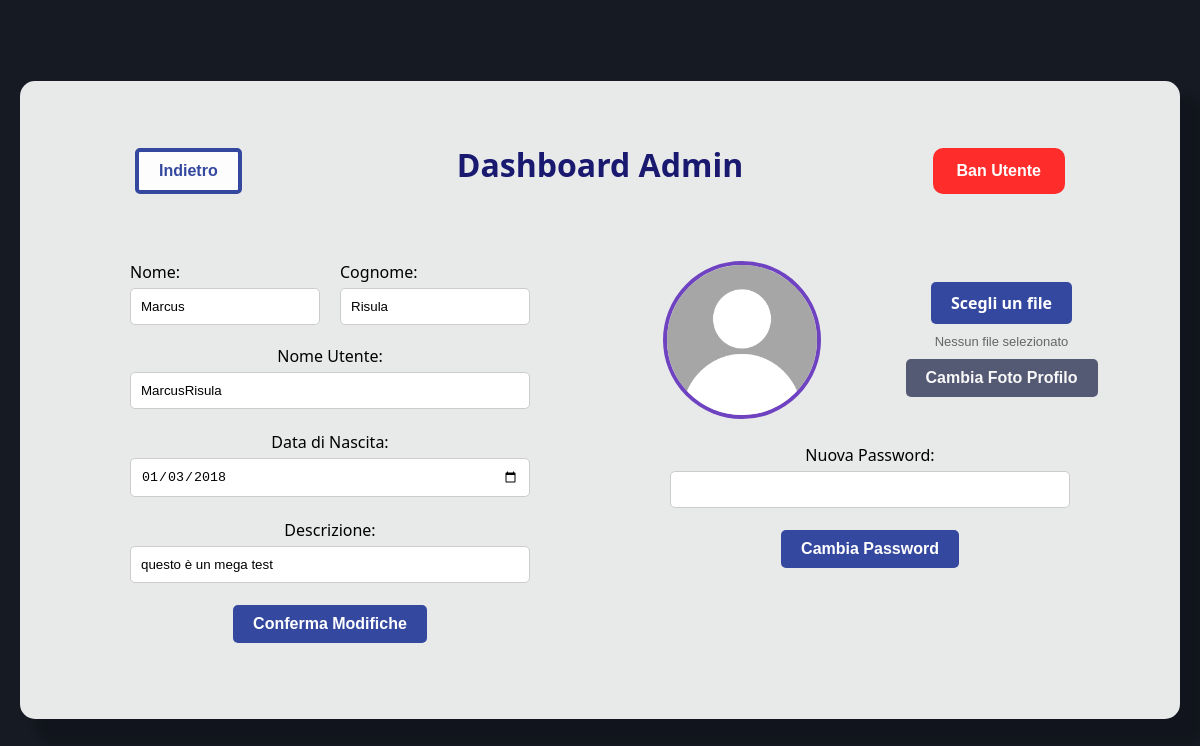
/ModificaAdmin.php?user=MarcusRisula (signed in), run on an earlier commit of the app's database.
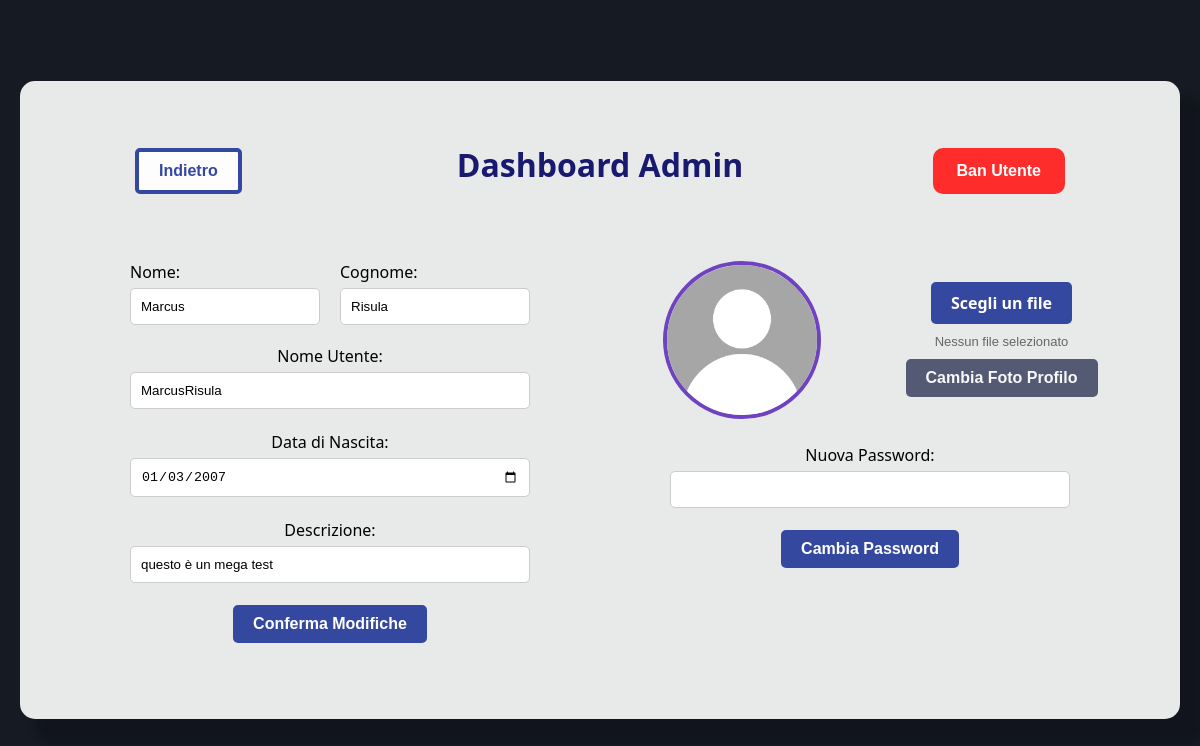
And on a later commit of the database.
### tables this page shows
CREATE TABLE `utenti` (
  `Nome` varchar(15) NOT NULL,
  `Cognome` varchar(15) NOT NULL,
  `NomeUtente` varchar(15) NOT NULL,
  `DataNascita` date DEFAULT NULL,
  `Foto` varchar(300) NOT NULL DEFAULT 'Utente.png',
  `Descrizione` varchar(200) DEFAULT NULL,
  `NumPost` int(5) DEFAULT 0,
  `Password` varchar(100) NOT NULL,
  `Livello` int(2) NOT NULL DEFAULT 1
);

### ModificaAdmin.php (the view, shortened to what this page needs)
<html>
    <head>
    </head>
<link rel="stylesheet" href="StileModifica.css">
<?php
    $accesso=$_SESSION['accesso'];
    $livello = $_SESSION['livello'];
    if(isset($_GET['user'])){
        $userPagina = $_GET['user'];
    }
    if($accesso!= 1){
        header("location: Index.php");
        exit;
    }else if($livello != 0){
        header("location: Asteria.php");
        exit;
    }
    else{
?>
    <body>
        <div class="main">
            <div class="title-wrapper">
                <div class="title">
                    <div class="IndietroDiv">
                        <button class="indietro" onclick="location.href='Profilo.php?user=<?=$userPagina?>'">Indietro</button>
                    </div>
                    <h1>Dashboard Admin</h1>
                    <div class="BanDiv">
                        <button class="ban" onclick="location.href='Ban.php?user=<?=$userPagina?>'">Ban Utente</button>
                    </div>
                </div>
                <div class="wrapper">
                    <div class="box left">
                        <form action="ModificaProfilo2.php?user=<?=$userPagina?>" method="POST" onsubmit="return controllo(event)" id="form">
                            <?php
                            include "Connessione.php";
                            if(isset($userPagina)){
                                try{
                                    $connessione = new PDO("mysql:host=$host;dbname=$db", $user, $password);
                                    $sql= "SELECT Nome, Cognome, NomeUtente, Descrizione, DataNascita, Foto, Password
                                            FROM utenti
                                            WHERE NomeUtente=?";
                                    $preparata = $connessione->prepare($sql);
                                    $preparata->execute([$userPagina]);
                                    if($preparata->rowCount() > 0){
                                        $ris = $preparata->fetchAll(PDO::FETCH_ASSOC);
                                        foreach ($ris as $riga) {
                            ?>
                            <div class="form-row">
                                <div class="form-group">
                                    <label for="nome">Nome:</label><br>
                                    <input type="text" name="nome" value="<?=$riga['Nome']?>">
                                </div>
                                <div class="form-group">
                                    <label for="cognome">Cognome:</label><br>
                                    <input type="text" name="cognome" value="<?=$riga['Cognome']?>">
                                </div>
                            </div>
                            <label for="utente">Nome Utente:</label><br>
                            <input type="text" name="utente" value="<?=$riga['NomeUtente']?>" onkeyup="controlloNome(this.value)" id="nomeutente"><br/><br/>
                            <label for="nascita">Data di Nascita:</label><br>
                            <input type="date" name="data" value="<?=$riga['DataNascita']?>"><br/><br/>
                            <label for="descrizione">Descrizione:</label><br>
                            <input type="text" name="descrizione" value="<?=$riga['Descrizione']?>"><br/><br/>
                            <input type="submit" value="Conferma Modifiche" id="ConfermaInfo">
                        </form>
                    </div>
                    <div class="box right">
                        <div class="alto">
                            <form action="CambiaFoto.php?user=<?=$userPagina?>" method="POST" class="formAlto" enctype="multipart/form-data">
                                <img src="UploadProfili/<?=$riga['Foto']?>" width="150" height="150" alt="FotoProfilo" id="foto">
                                <div class="upload-container">
                                    <label for="fileToUpload" class="custom-file-upload">Scegli un file</label>
                                    <span id="file-chosen">Nessun file selezionato</span>
                                    <input type="submit" value="Cambia Foto Profilo" id="ConfermaFoto" disabled>
                                </div>
                            </form>
                        </div>
                        <div class="basso">
                            <form method="POST" action="ModificaPassword.php?user=<?=$userPagina?>" class="formBasso" id="formPassword">
                                <label for="passwordNuova">Nuova Password:</label><br>
                                <input type="password" name="passwordNuova" id="passwordNuova"><br/><br/>
                                <input type="submit" value="Cambia Password" id="ConfermaPassword">
                            </form>
                        </div>
                    </div>
                </div>
            </div>
        <?php
                }
            }
            } catch(PDOException $e){
                die("Errore nella gestione del database $db: " . $e->getMessage());
            }
        }
        ?>
        </div>
    </body>
</html>
<?php
}
?>

### StileModifica.css (style rules this page uses)
body { background-color: #161a23; font-family: 'Segoe UI', Tahoma, Geneva, Verdana, sans-serif; margin: 0; padding: 0; display: flex; justify-content: center; align-items: center; height: 100vh; }
.main { background-color: rgba(255, 255, 255, 0.9); padding: 40px; border-radius: 15px; box-shadow: 20px 20px 7px 5px rgba(0, 0, 0, 0.2); display: flex; align-items: center; text-align: center; max-width: 1200px; width: 90%; margin: 0 auto; }
form, h1 { flex: 2; text-align: center; }
img { margin-left: 20px; margin-right: 20px; display: flex; align-items: center; justify-content: center; border-radius: 50%; border: 4px solid #6f42c1; color: #6a5acd; font-weight: bold; object-fit: cover; }
input[type="submit"] { background-color: #35489F; color: white; padding: 10px 20px; border: none; border-radius: 5px; cursor: pointer; font-size: 16px; font-weight: bold !important; transition: all 0.3s ease; }
input[type="submit"]:disabled { background-color: #161E44; cursor: not-allowed; opacity: 0.7; }
h1 { color: #191970; margin-bottom: 35px; text-align: center; flex:0; white-space: nowrap; }
.form-row { display: flex; justify-content: space-between; gap: 20px; margin-bottom: 20px; width: 80%; margin-left: auto; margin-right: auto; }
.form-group { flex: 1; text-align: left; }
input[type="text"], input[type="password"], input[type="date"] { width: 100%; padding: 10px; margin-top: 5px; border: 1px solid #ccc; border-radius: 5px; box-sizing: border-box; }
form > input[type="text"], form > input[type="password"], form > input[type="date"] { width: 80%; }
.title { margin-bottom: 20px; display: flex; align-items: center; }
.title-wrapper { width: 100%; display: block; }
.wrapper { display: flex; width: 100%; }
.box { flex: 1; padding: 20px; }
.alto { margin-bottom: 5%; }
.formAlto { display: flex; align-items: center; justify-content: space-around; flex-wrap: wrap; gap: 20px; }
.upload-container { display: flex; flex-direction: column; align-items: center; gap: 10px; }
.custom-file-upload { display: inline-block; background-color: #35489F; color: white; padding: 10px 20px; border-radius: 5px; cursor: pointer; font-size: 16px; font-weight: bold !important; transition: all 0.3s ease; white-space: nowrap; }
#file-chosen { margin: 0; font-family: sans-serif; color: #666; font-size: 13px; max-width: 150px; overflow: hidden; text-overflow: ellipsis; white-space: nowrap; }
.IndietroDiv, .vuoto { flex: 1; text-align: left; }
.BanDiv { flex: 1; text-align: right; }
.indietro { margin-left: 75px; background-color: rgba(255, 255, 255, 0.9); color: #35489F; padding: 10px 20px; border: 4px solid #35489F; border-radius: 5px; cursor: pointer; font-size: 16px; font-weight: bold !important; transition: all 0.3s ease; }
.ban { margin-right: 75px; background-color: #FF2C2C; color: #FFFFFF; padding: 10px 20px; border: 4px solid #FF2C2C; border-radius: 10px; cursor: pointer; font-size: 16px; font-weight: bold !important; transition: all 0.3s ease; }

What changed in the data, as far as the page shows it:
changed utenti "Marcus": data "01/03/2018" → "01/03/2007"
